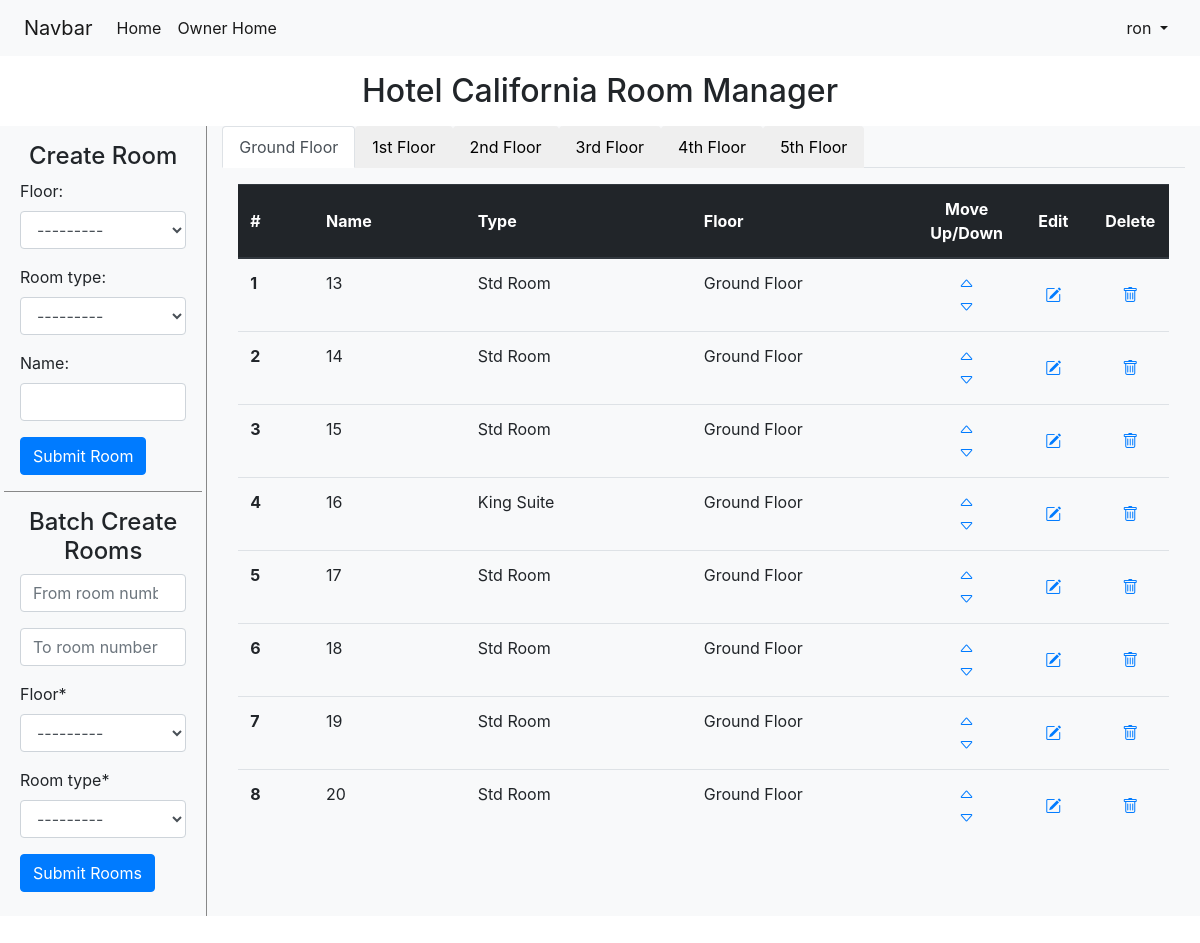
The app's page /manager/2/room_manager (signed in) with its own data.
### main/models.py (models this page shows, shortened)
class User(AbstractUser):
    def is_owner(self):
        return hasattr(self, 'owner')

### manager/models.py (models this page shows, shortened)
class Hotel(models.Model):
    owners = models.ManyToManyField(Owner)
    name = models.CharField(max_length=128)
    country = models.ForeignKey('main.Country', on_delete=models.SET_NULL, null=True, related_name='hotels')
    state = models.CharField(max_length=32, null=True, blank=True)
    city = models.CharField(max_length=32)
    address_line_1 = models.CharField(max_length=64)
    address_line_2 = models.CharField(max_length=64, null=True, blank=True)
    zipcode = models.CharField(max_length=16)
    email = models.EmailField(max_length=256)
    phone_number = PhoneNumberField()

class Floor(models.Model):
    hotel = models.ForeignKey(Hotel, on_delete=models.CASCADE, related_name='floors')
    sort_id = models.IntegerField(blank=True, default=1)
    name = models.CharField(max_length=32)
    description = models.CharField(max_length=128, null=True, blank=True)
    objects = SortedModels()
    class Meta:
        unique_together = [['hotel', 'sort_id']]
    def __str__(self):
        return self.name

class Room(models.Model):
    vacancy_choices = [
        ('V', 'Vacant'),
        ('O', 'Occupied'),
    ]
    cleaning_status_choices = [
        ('C', 'Clean'),
        ('D', 'Dirty'),
    ]
    floor = models.ForeignKey(Floor, null=True, on_delete=models.SET_NULL, related_name='rooms')
    room_type = models.ForeignKey(RoomType, null=True, on_delete=models.SET_NULL, related_name='rooms')
    name = models.CharField(max_length=16)
    vacancy = models.CharField(max_length=1, choices=vacancy_choices, default='V')
    cleaning_status = models.CharField(max_length=1, choices=cleaning_status_choices, default='C')
    sort_id = models.SmallIntegerField(null=True, default=1)
    objects = SortedModels()
    class Meta:
        unique_together = [['sort_id', 'floor'], ['name', 'floor']]
        ordering = ['sort_id']

class RoomType(models.Model):
    title = models.CharField(max_length=32, unique=True)
    description = models.CharField(max_length=512, null=True, blank=True)
    hotel = models.ForeignKey(Hotel, on_delete=models.CASCADE, related_name='room_types')
    room_size = models.DecimalField(max_digits=4, decimal_places=2, null=True, blank=True)
    has_air_con = models.BooleanField(default=False, verbose_name="A/C")
    has_wifi = models.BooleanField(default=False, verbose_name="wifi")
    has_tv = models.BooleanField(default=False, verbose_name="TV")
    has_fridge = models.BooleanField(default=False, verbose_name="fridge")
    has_hot_water = models.BooleanField(default=False, verbose_name="hot water")
    def __str__(self):
        return self.title

### manager/views.py (the view, shortened to what this page needs)
# urls.py: path('<int:hotel_id>/room_manager', views.RoomManagerView.as_view(), name='room_manager'),
class RoomManagerView(HotelOwnerMixin, CreateView):
    model = Room
    form_class = CreateRoomForm
    template_name = 'manager/room_manager.html'
    def setup(self, request, *args, **kwargs):
        hotel_id = kwargs['hotel_id']
        pk = kwargs.get('pk', False)
        self.create = not bool(pk)
        self.hotel = Hotel.objects.get(id=hotel_id)
        self.batch_form = CreateRoomForm(hotel=self.hotel)
        self.message = None
        self.batch_message = None
        self.success_url = reverse('manager:room_manager', args=[hotel_id])
        return super().setup(request, *args, **kwargs)
    def get_context_data(self, **kwargs):
        floors = Floor.objects.filter(hotel=self.hotel)
        extra_context = {
            'hotel': self.hotel,
            'floors': floors,
            'create': self.create,
            'batch_form': self.batch_form,
            'message': self.message,
            'batch_message': self.batch_message,
        }
        return super().get_context_data(**extra_context)
    def get_form_kwargs(self):
        kwargs = super().get_form_kwargs()
        kwargs.update({'hotel': self.hotel})
        return kwargs

### manager/forms.py
class CreateRoomForm(forms.ModelForm):
    def __init__(self, hotel=None, *args, **kwargs):
        super(CreateRoomForm, self).__init__(*args, **kwargs)
        if not hotel:
            room = kwargs['instance']
            hotel = room.floor.hotel
        self.fields['floor'].queryset = Floor.objects.filter(hotel=hotel)
        self.fields['room_type'].queryset = RoomType.objects.filter(hotel=hotel)
    class Meta:
        model = Room
        exclude = ['vacancy', 'cleaning_status', 'sort_id']
        widgets = {
            'floor': forms.Select(attrs={'class': 'form-control'}),
            'room_type': forms.Select(attrs={'class': 'form-control'}),
            'name': forms.TextInput(attrs={'class': 'form-control'})
        }

### manager/mixins.py (called while the page is built)
    def dispatch(self, request, *args, **kwargs):
        if not request.user.is_authenticated:
            return self.handle_no_permission()
        if not hasattr(request.user, 'owner'):
            return HttpResponseRedirect(reverse('main:index'))
        id = kwargs['hotel_id']
        hotel = Hotel.objects.get(id=id)
        if not hotel in request.user.owner.hotel_set.all():
            raise PermissionDenied
        return super().dispatch(request, *args, **kwargs)

### manager/templates/manager/room_manager.html (shortened to what this page needs)
{% extends 'main/layout.html'  %}
{% load static %}
{% block body %}
{% load crispy_forms_tags %}
<h2 class="text-center m-3">{{hotel.name}} Room Manager</h2>
<div class="d-flex  justify-content-center mb-5">
    {% if create %}
        <div class="container bg-light mx-0 px-1" style="border-right: 1px solid #888; width: 250px;">
            <div class=" bg-light py-3">
                <div class="text-center mb-2" ><h4>Create Room</h4></div>
                <form action="{% url 'manager:room_manager' hotel.id %}" method="post" class="px-3 ">
                    {{ form.as_p }}
                    <input class="btn btn-primary" type="submit" value="Submit Room">
                </form>
            </div>
            <div class=" bg-light py-2 mb-3" style="border-top: 1px solid #888">
                <div class="text-center my-2" ><h4>Batch Create Rooms</h4></div>
                <form action="{% url 'manager:room_manager' hotel.id %}" method="post" class="px-3 ">
                    <div class="form-group ">
                        <input autofocus class="form-control" type="number" name="from" placeholder="From room number">
                    </div>
                    <div class="form-group ">
                        <input autofocus class="form-control" type="number" name="to" placeholder="To room number">
                    </div>
                    {{ batch_form.floor|as_crispy_field }}
                    {{ batch_form.room_type|as_crispy_field }}
                    <input class="btn btn-primary" type="submit" value="Submit Rooms">
                </form>
            </div>
        </div>
    {% endif %}
    <div class="container bg-light mx-0">
        <ul class="nav nav-tabs" id="myTab" role="tablist">
            {% for floor in floors %}
                <li class="nav-item" role="presentation">
                    {% if forloop.counter == 1 %}
                    <button class="nav-link active" id="{{floor.id}}-tab" data-bs-toggle="tab" data-bs-target="#floor-{{floor.id}}" type="button" role="tab" aria-controls="floor{{floor.id}}" aria-selected="true">{{floor}}</button>
                    {% else %}
                    <button class="nav-link " id="{{floor.id}}-tab" data-bs-toggle="tab" data-bs-target="#floor-{{floor.id}}" type="button" role="tab" aria-controls="floor{{floor.id}}" aria-selected="false">{{floor}}</button>
                    {% endif %}
                </li>
            {% endfor %}
        </ul>
        <div class="tab-content" id="myTabContent">
            {% for floor in floors %}
                {% if forloop.counter == 1 %}
                    <div class="tab-pane fade show active" id="floor-{{floor.id}}" role="tabpanel" aria-labelledby="{{floor.id}}-tab">
                        {% include 'manager/table_rooms.html' with rooms=floor.rooms.all %}
                    </div>
                {% else %}
                    <div class="tab-pane fade" id="floor-{{floor.id}}" role="tabpanel" aria-labelledby="{{floor.id}}-tab">
                        {% include 'manager/table_rooms.html' with rooms=floor.rooms.all floor=floor %}
                    </div>
                {% endif %}
            {% endfor %}
        </div>
    </div>
</div>
{% endblock %}

### main/templates/main/layout.html (shortened to what this page needs)
<!doctype html>
<html lang="en">
  <head>
    <link rel="stylesheet" href="https://maxcdn.bootstrapcdn.com/bootstrap/4.0.0/css/bootstrap.min.css">
    <link rel="stylesheet" href="https://cdn.jsdelivr.net/npm/bootstrap-icons@1.8.1/font/bootstrap-icons.css">
  </head>
  <body>
    <nav class="navbar navbar-expand-lg navbar-light bg-light px-4">
        <a class="navbar-brand" href="#">Navbar</a>
        <div class="collapse navbar-collapse" id="navbarSupportedContent">
          <ul class="navbar-nav mr-auto">
            <li class="nav-item active">
              <a class="nav-link" href="{% url 'main:index' %}">Home <span class="sr-only">(current)</span></a>
            </li>
            {% if user.is_authenticated %}
              {% if user.is_owner %}
                <li class="nav-item active">
                  <a class="nav-link" href="{% url 'manager:index' %}">Owner Home</a>
                </li>
              {% else %}
                <li class="nav-item active">
                  <a class="nav-link" href="{% url 'manager:register' %}">Register Owner</a>
                </li>
              {% endif %}
            {% else %}
              <li class="nav-item active">
                <a class="nav-link" href="{% url 'main:register' %}">Register</a>
              </li>
            {% endif %}
          </ul>
          <span>
            <ul class="navbar-nav mr-auto">
              {% if user.is_authenticated %}
                <li class="nav-item active dropdown">
                  <a class="nav-link dropdown-toggle" href="#" id="navbarDropdown" role="button" data-toggle="dropdown" aria-haspopup="true" aria-expanded="false">
                    {{user.username}}
                  </a>
                </li>
              {% else %}
                <li class="nav-item active">
                  <a class="nav-link" href="{% url 'main:login' %}">Login</a>
                </li>
              {% endif %}
            </ul>
          </span>
        </div>
    </nav>
    {% block body %}
    {% endblock %}
  </body>
</html>

### manager/templates/manager/table_rooms.html
{% load static %}
<div class="container-fluid bg-light w-100 p-3 animate-table" id="floor_{{floor.id}}_rooms_div">
    <table class="table">
        <thead class="thead-dark">
        <tr>
            <th class="align-middle col-md-1" scope="col">#</th>
            <th class="align-middle col-md-2" scope="col">Name</th>
            <th class="align-middle col-md-3" scope="col">Type</th>
            <th class="align-middle col-md-3" scope="col">Floor</th>
            <th class="align-middle text-center col-md-1" scope="col">Move <br> Up/Down</th>
            <th class="align-middle text-center col-md-1" scope="col">Edit</th>
            <th class="align-middle text-center col-md-1" scope="col">Delete</th>
        </tr>
        </thead>
        <tbody>
            {% for room in rooms %}
                <tr>
                    <th scope="row">{{room.sort_id}}</th>
                    <td>{{ room.name }}</td>
                    <td>{{ room.room_type }}</td>
                    <td>{{ room.floor }}</td>
                    <td style="text-align: center;">
                        <div>
                            <a href="javascript:void(0);"><i data-target="room_manager/room_move" data-object="room" data-id="{{room.id}}" data-direction="up" class="bi bi-caret-up object-move"></i></a>
                        </div>
                        <div>
                            <a href="javascript:void(0);"><i data-target="room_manager/room_move" data-object="room" data-id="{{room.id}}" data-direction="down" class="bi bi-caret-down object-move"></i></a>
                        </div>
                    </td>
                    <td style="text-align: center;" class="align-middle">
                        <a href="{% url 'manager:room_edit' hotel_id=hotel.id pk=room.id %}"><i class="bi bi-pencil-square"></i></a>
                    </td>
                    <td style="text-align: center;" class="align-middle">
                        <a href="javascript:void(0);">
                            <i data-room="{{room.id}}"
                                class="bi bi-trash"
                                hx-post="room_manager/del/{{room.id}}"
                                hx-target="#floor_{{floor.id}}_rooms_div"
                                hx-trigger="confirmed"
                                hx-swap="outerHTML swap:100ms"
                                _="on click
                                    call Swal.fire({title:'Confirm', text:'Are you sure you want to delete the room?'})
                                    if result.isConfirmed trigger confirmed"></i>
                        </a>
                    </td>
                </tr>
            {% endfor %}
        </tbody>
    </table>
</div>

### records on screen
User: username "ron"
Hotel: name "Hotel California"
Floor: name "Ground Floor"
Floor: name "1st Floor"
Floor: name "2nd Floor"
Floor: name "3rd Floor"
Floor: name "4th Floor"
Floor: name "5th Floor"
Room: sort_id "1", name "13", room_type "Std Room", floor "Ground Floor"
Room: sort_id "2", name "14", room_type "Std Room", floor "Ground Floor"
Room: sort_id "3", name "15", room_type "Std Room", floor "Ground Floor"
Room: sort_id "4", name "16", room_type "King Suite", floor "Ground Floor"
Room: sort_id "5", name "17", room_type "Std Room", floor "Ground Floor"
Room: sort_id "6", name "18", room_type "Std Room", floor "Ground Floor"
Room: sort_id "7", name "19", room_type "Std Room", floor "Ground Floor"
Room: sort_id "8", name "20", room_type "Std Room", floor "Ground Floor"
